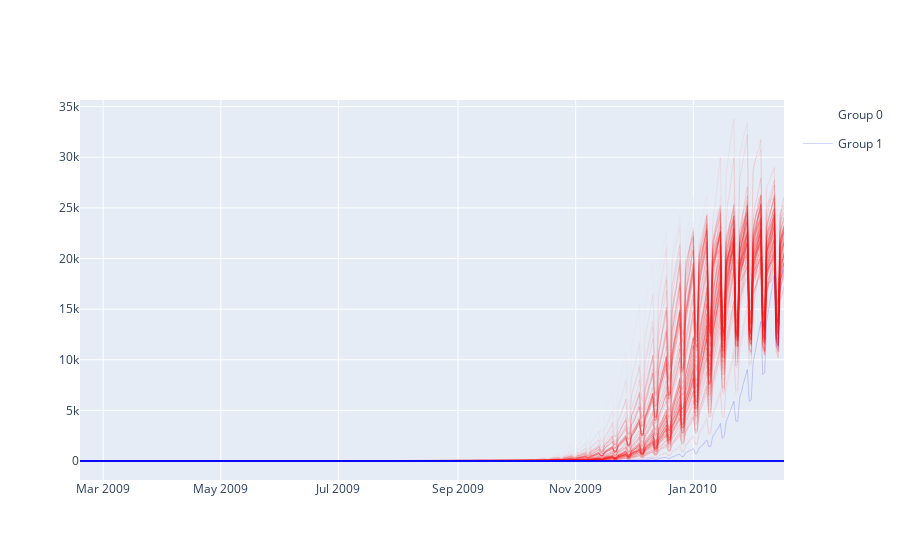

Notebook source saved alongside this figure:
### Code cell
fig = go.Figure()

# Create a set to track groups already added to the legend
legend_groups = set()

# df_roll = df_pivot.rolling(7).median().dropna()

for curve in df_info.sort_values('centrality', ascending=True).index:
    c_gr = df_info['group'][curve]
    c_cen = df_info['centrality'][curve]

    # Check if the group has already been added to the legend
    show_legend = c_gr not in legend_groups
    if show_legend:
        legend_groups.add(c_gr)  # Add group to the set

    fig.add_trace(go.Scatter(
        name=f'Group {c_gr}' if show_legend else "",  # Only add name if it's the first curve in the group
        x=df_pivot.index,
        y=df_pivot[curve],
        marker=dict(color=color_to_rgba(cmap[c_gr], c_cen)),
        line=dict(width=(c_cen/2)**2),
        mode='lines',
        showlegend=show_legend,  # Show legend only for the first curve of the group
        legendgroup=str(c_gr)  # Assign to legend group
    ))

fig.show()

### Figure 1 — Plotly figure (JSON) as saved in the notebook; plotly's stock layout.template omitted (floating-point values rounded to 4 significant figures; data arrays with more than 128 entries replaced by an {"elided": "..."} marker saying what was removed)
{"data": [{"legendgroup": "0", "line": {"width": 0}, "marker": {"color": "rgba(204, 204, 204, 0.0)"}, "mode": "lines", "name": "Group 0", "showlegend": true, "type": "scatter", "x": {"elided": "366 str values"}, "y": {"elided": "366 int values"}}, {"legendgroup": "0", "line": {"width": 0.00214}, "marker": {"color": "rgba(208, 185, 185, 0.09253101346905623)"}, "mode": "lines", "name": "", "showlegend": false, "type": "scatter", "x": {"elided": "366 str values"}, "y": {"elided": "366 int values"}}, {"legendgroup": "0", "line": {"width": 0.07192}, "marker": {"color": "rgba(231, 94, 94, 0.5363743864746369)"}, "mode": "lines", "name": "", "showlegend": false, "type": "scatter", "x": {"elided": "366 str values"}, "y": {"elided": "366 int values"}}, {"legendgroup": "0", "line": {"width": 0.07511}, "marker": {"color": "rgba(231, 92, 92, 0.5481079090594532)"}, "mode": "lines", "name": "", "showlegend": false, "type": "scatter", "x": {"elided": "366 str values"}, "y": {"elided": "366 int values"}}, {"legendgroup": "0", "line": {"width": 0.09483}, "marker": {"color": "rgba(235, 78, 78, 0.615878498617794)"}, "mode": "lines", "name": "", "showlegend": false, "type": "scatter", "x": {"elided": "366 str values"}, "y": {"elided": "366 int values"}}, {"legendgroup": "0", "line": {"width": 0.09591}, "marker": {"color": "rgba(235, 77, 77, 0.6193771284076326)"}, "mode": "lines", "name": "", "showlegend": false, "type": "scatter", "x": {"elided": "366 str values"}, "y": {"elided": "366 int values"}}, {"legendgroup": "0", "line": {"width": 0.09915}, "marker": {"color": "rgba(236, 75, 75, 0.6297675889534399)"}, "mode": "lines", "name": "", "showlegend": false, "type": "scatter", "x": {"elided": "366 str values"}, "y": {"elided": "366 int values"}}, {"legendgroup": "0", "line": {"width": 0.1016}, "marker": {"color": "rgba(236, 73, 73, 0.6375487092762409)"}, "mode": "lines", "name": "", "showlegend": false, "type": "scatter", "x": {"elided": "366 str values"}, "y": {"elided": "366 int values"}}, {"legendgroup": "0", "line": {"width": 0.1239}, "marker": {"color": "rgba(239, 60, 60, 0.7039095464499537)"}, "mode": "lines", "name": "", "showlegend": false, "type": "scatter", "x": {"elided": "366 str values"}, "y": {"elided": "366 int values"}}, {"legendgroup": "0", "line": {"width": 0.1311}, "marker": {"color": "rgba(240, 56, 56, 0.7242505562156576)"}, "mode": "lines", "name": "", "showlegend": false, "type": "scatter", "x": {"elided": "366 str values"}, "y": {"elided": "366 int values"}}, {"legendgroup": "0", "line": {"width": 0.1314}, "marker": {"color": "rgba(240, 56, 56, 0.7250312434975937)"}, "mode": "lines", "name": "", "showlegend": false, "type": "scatter", "x": {"elided": "366 str values"}, "y": {"elided": "366 int values"}}, {"legendgroup": "0", "line": {"width": 0.1383}, "marker": {"color": "rgba(241, 52, 52, 0.743809682616506)"}, "mode": "lines", "name": "", "showlegend": false, "type": "scatter", "x": {"elided": "366 str values"}, "y": {"elided": "366 int values"}}, {"legendgroup": "0", "line": {"width": 0.1394}, "marker": {"color": "rgba(242, 51, 51, 0.7468361165263148)"}, "mode": "lines", "name": "", "showlegend": false, "type": "scatter", "x": {"elided": "366 str values"}, "y": {"elided": "366 int values"}}, {"legendgroup": "0", "line": {"width": 0.1408}, "marker": {"color": "rgba(242, 50, 50, 0.7505143507344947)"}, "mode": "lines", "name": "", "showlegend": false, "type": "scatter", "x": {"elided": "366 str values"}, "y": {"elided": "366 int values"}}, {"legendgroup": "0", "line": {"width": 0.1417}, "marker": {"color": "rgba(242, 50, 50, 0.752749659093398)"}, "mode": "lines", "name": "", "showlegend": false, "type": "scatter", "x": {"elided": "366 str values"}, "y": {"elided": "366 int values"}}, {"legendgroup": "0", "line": {"width": 0.1436}, "marker": {"color": "rgba(242, 49, 49, 0.7578014916381561)"}, "mode": "lines", "name": "", "showlegend": false, "type": "scatter", "x": {"elided": "366 str values"}, "y": {"elided": "366 int values"}}, {"legendgroup": "0", "line": {"width": 0.1465}, "marker": {"color": "rgba(243, 47, 47, 0.7654631482909716)"}, "mode": "lines", "name": "", "showlegend": false, "type": "scatter", "x": {"elided": "366 str values"}, "y": {"elided": "366 int values"}}, {"legendgroup": "0", "line": {"width": 0.1472}, "marker": {"color": "rgba(243, 47, 47, 0.7673387513652976)"}, "mode": "lines", "name": "", "showlegend": false, "type": "scatter", "x": {"elided": "366 str values"}, "y": {"elided": "366 int values"}}, {"legendgroup": "0", "line": {"width": 0.149}, "marker": {"color": "rgba(243, 46, 46, 0.7720516470009848)"}, "mode": "lines", "name": "", "showlegend": false, "type": "scatter", "x": {"elided": "366 str values"}, "y": {"elided": "366 int values"}}, {"legendgroup": "0", "line": {"width": 0.1495}, "marker": {"color": "rgba(243, 46, 46, 0.7733552908195834)"}, "mode": "lines", "name": "", "showlegend": false, "type": "scatter", "x": {"elided": "366 str values"}, "y": {"elided": "366 int values"}}, {"legendgroup": "0", "line": {"width": 0.1518}, "marker": {"color": "rgba(243, 45, 45, 0.7793397372505961)"}, "mode": "lines", "name": "", "showlegend": false, "type": "scatter", "x": {"elided": "366 str values"}, "y": {"elided": "366 int values"}}, {"legendgroup": "0", "line": {"width": 0.1552}, "marker": {"color": "rgba(244, 43, 43, 0.7880347474630165)"}, "mode": "lines", "name": "", "showlegend": false, "type": "scatter", "x": {"elided": "366 str values"}, "y": {"elided": "366 int values"}}, {"legendgroup": "0", "line": {"width": 0.1564}, "marker": {"color": "rgba(244, 42, 42, 0.7910397753215443)"}, "mode": "lines", "name": "", "showlegend": false, "type": "scatter", "x": {"elided": "366 str values"}, "y": {"elided": "366 int values"}}, {"legendgroup": "0", "line": {"width": 0.1576}, "marker": {"color": "rgba(244, 42, 42, 0.7938858516302031)"}, "mode": "lines", "name": "", "showlegend": false, "type": "scatter", "x": {"elided": "366 str values"}, "y": {"elided": "366 int values"}}, {"legendgroup": "0", "line": {"width": 0.1599}, "marker": {"color": "rgba(244, 40, 40, 0.7998429633742266)"}, "mode": "lines", "name": "", "showlegend": false, "type": "scatter", "x": {"elided": "366 str values"}, "y": {"elided": "366 int values"}}, {"legendgroup": "0", "line": {"width": 0.1654}, "marker": {"color": "rgba(245, 38, 38, 0.8134828130770849)"}, "mode": "lines", "name": "", "showlegend": false, "type": "scatter", "x": {"elided": "366 str values"}, "y": {"elided": "366 int values"}}, {"legendgroup": "0", "line": {"width": 0.167}, "marker": {"color": "rgba(245, 37, 37, 0.817192836052983)"}, "mode": "lines", "name": "", "showlegend": false, "type": "scatter", "x": {"elided": "366 str values"}, "y": {"elided": "366 int values"}}, {"legendgroup": "0", "line": {"width": 0.1682}, "marker": {"color": "rgba(245, 36, 36, 0.8203596992825121)"}, "mode": "lines", "name": "", "showlegend": false, "type": "scatter", "x": {"elided": "366 str values"}, "y": {"elided": "366 int values"}}, {"legendgroup": "0", "line": {"width": 0.1688}, "marker": {"color": "rgba(245, 36, 36, 0.8217589186627609)"}, "mode": "lines", "name": "", "showlegend": false, "type": "scatter", "x": {"elided": "366 str values"}, "y": {"elided": "366 int values"}}, {"legendgroup": "0", "line": {"width": 0.1694}, "marker": {"color": "rgba(245, 36, 36, 0.8230623412662356)"}, "mode": "lines", "name": "", "showlegend": false, "type": "scatter", "x": {"elided": "366 str values"}, "y": {"elided": "366 int values"}}, {"legendgroup": "0", "line": {"width": 0.1701}, "marker": {"color": "rgba(246, 35, 35, 0.8249832213087246)"}, "mode": "lines", "name": "", "showlegend": false, "type": "scatter", "x": {"elided": "366 str values"}, "y": {"elided": "366 int values"}}, {"legendgroup": "0", "line": {"width": 0.172}, "marker": {"color": "rgba(246, 34, 34, 0.8295097333151147)"}, "mode": "lines", "name": "", "showlegend": false, "type": "scatter", "x": {"elided": "366 str values"}, "y": {"elided": "366 int values"}}, {"legendgroup": "0", "line": {"width": 0.1734}, "marker": {"color": "rgba(246, 34, 34, 0.8327751349970548)"}, "mode": "lines", "name": "", "showlegend": false, "type": "scatter", "x": {"elided": "366 str values"}, "y": {"elided": "366 int values"}}, {"legendgroup": "0", "line": {"width": 0.1745}, "marker": {"color": "rgba(246, 33, 33, 0.8354898412903589)"}, "mode": "lines", "name": "", "showlegend": false, "type": "scatter", "x": {"elided": "366 str values"}, "y": {"elided": "366 int values"}}, {"legendgroup": "0", "line": {"width": 0.175}, "marker": {"color": "rgba(246, 33, 33, 0.8366837366184676)"}, "mode": "lines", "name": "", "showlegend": false, "type": "scatter", "x": {"elided": "366 str values"}, "y": {"elided": "366 int values"}}, {"legendgroup": "0", "line": {"width": 0.1768}, "marker": {"color": "rgba(246, 32, 32, 0.8408635319254023)"}, "mode": "lines", "name": "", "showlegend": false, "type": "scatter", "x": {"elided": "366 str values"}, "y": {"elided": "366 int values"}}, {"legendgroup": "0", "line": {"width": 0.1775}, "marker": {"color": "rgba(246, 32, 32, 0.8427039170235417)"}, "mode": "lines", "name": "", "showlegend": false, "type": "scatter", "x": {"elided": "366 str values"}, "y": {"elided": "366 int values"}}, {"legendgroup": "0", "line": {"width": 0.1779}, "marker": {"color": "rgba(247, 31, 31, 0.8436424689151233)"}, "mode": "lines", "name": "", "showlegend": false, "type": "scatter", "x": {"elided": "366 str values"}, "y": {"elided": "366 int values"}}, {"legendgroup": "0", "line": {"width": 0.1784}, "marker": {"color": "rgba(247, 31, 31, 0.8447189031711739)"}, "mode": "lines", "name": "", "showlegend": false, "type": "scatter", "x": {"elided": "366 str values"}, "y": {"elided": "366 int values"}}, {"legendgroup": "0", "line": {"width": 0.1797}, "marker": {"color": "rgba(247, 31, 31, 0.8477300723677248)"}, "mode": "lines", "name": "", "showlegend": false, "type": "scatter", "x": {"elided": "366 str values"}, "y": {"elided": "366 int values"}}, {"legendgroup": "0", "line": {"width": 0.1803}, "marker": {"color": "rgba(247, 30, 30, 0.8491693507231421)"}, "mode": "lines", "name": "", "showlegend": false, "type": "scatter", "x": {"elided": "366 str values"}, "y": {"elided": "366 int values"}}, {"legendgroup": "0", "line": {"width": 0.1806}, "marker": {"color": "rgba(247, 30, 30, 0.8499284360154534)"}, "mode": "lines", "name": "", "showlegend": false, "type": "scatter", "x": {"elided": "366 str values"}, "y": {"elided": "366 int values"}}, {"legendgroup": "0", "line": {"width": 0.1807}, "marker": {"color": "rgba(247, 30, 30, 0.8502158960421011)"}, "mode": "lines", "name": "", "showlegend": false, "type": "scatter", "x": {"elided": "366 str values"}, "y": {"elided": "366 int values"}}, {"legendgroup": "0", "line": {"width": 0.1819}, "marker": {"color": "rgba(247, 29, 29, 0.8529862639731609)"}, "mode": "lines", "name": "", "showlegend": false, "type": "scatter", "x": {"elided": "366 str values"}, "y": {"elided": "366 int values"}}, {"legendgroup": "0", "line": {"width": 0.1824}, "marker": {"color": "rgba(247, 29, 29, 0.8541773526058245)"}, "mode": "lines", "name": "", "showlegend": false, "type": "scatter", "x": {"elided": "366 str values"}, "y": {"elided": "366 int values"}}, {"legendgroup": "0", "line": {"width": 0.1829}, "marker": {"color": "rgba(247, 29, 29, 0.8553367116550654)"}, "mode": "lines", "name": "", "showlegend": false, "type": "scatter", "x": {"elided": "366 str values"}, "y": {"elided": "366 int values"}}, {"legendgroup": "0", "line": {"width": 0.1831}, "marker": {"color": "rgba(247, 29, 29, 0.855915544357814)"}, "mode": "lines", "name": "", "showlegend": false, "type": "scatter", "x": {"elided": "366 str values"}, "y": {"elided": "366 int values"}}, {"legendgroup": "0", "line": {"width": 0.1835}, "marker": {"color": "rgba(247, 29, 29, 0.8567444184023272)"}, "mode": "lines", "name": "", "showlegend": false, "type": "scatter", "x": {"elided": "366 str values"}, "y": {"elided": "366 int values"}}, {"legendgroup": "0", "line": {"width": 0.1836}, "marker": {"color": "rgba(247, 29, 29, 0.8570468736915395)"}, "mode": "lines", "name": "", "showlegend": false, "type": "scatter", "x": {"elided": "366 str values"}, "y": {"elided": "366 int values"}}, {"legendgroup": "0", "line": {"width": 0.1837}, "marker": {"color": "rgba(247, 29, 29, 0.8570952603558922)"}, "mode": "lines", "name": "", "showlegend": false, "type": "scatter", "x": {"elided": "366 str values"}, "y": {"elided": "366 int values"}}, {"legendgroup": "0", "line": {"width": 0.1838}, "marker": {"color": "rgba(247, 29, 29, 0.857433925118547)"}, "mode": "lines", "name": "", "showlegend": false, "type": "scatter", "x": {"elided": "366 str values"}, "y": {"elided": "366 int values"}}, {"legendgroup": "0", "line": {"width": 0.1842}, "marker": {"color": "rgba(247, 28, 28, 0.8584816493216016)"}, "mode": "lines", "name": "", "showlegend": false, "type": "scatter", "x": {"elided": "366 str values"}, "y": {"elided": "366 int values"}}, {"legendgroup": "0", "line": {"width": 0.1849}, "marker": {"color": "rgba(247, 28, 28, 0.8601014977906956)"}, "mode": "lines", "name": "", "showlegend": false, "type": "scatter", "x": {"elided": "366 str values"}, "y": {"elided": "366 int values"}}, {"legendgroup": "0", "line": {"width": 0.1855}, "marker": {"color": "rgba(247, 28, 28, 0.8613637706664393)"}, "mode": "lines", "name": "", "showlegend": false, "type": "scatter", "x": {"elided": "366 str values"}, "y": {"elided": "366 int values"}}, {"legendgroup": "0", "line": {"width": 0.1865}, "marker": {"color": "rgba(248, 27, 27, 0.8637425568816907)"}, "mode": "lines", "name": "", "showlegend": false, "type": "scatter", "x": {"elided": "366 str values"}, "y": {"elided": "366 int values"}}, {"legendgroup": "0", "line": {"width": 0.1868}, "marker": {"color": "rgba(248, 27, 27, 0.8643812304220898)"}, "mode": "lines", "name": "", "showlegend": false, "type": "scatter", "x": {"elided": "366 str values"}, "y": {"elided": "366 int values"}}, {"legendgroup": "0", "line": {"width": 0.1869}, "marker": {"color": "rgba(248, 27, 27, 0.8646173218393026)"}, "mode": "lines", "name": "", "showlegend": false, "type": "scatter", "x": {"elided": "366 str values"}, "y": {"elided": "366 int values"}}, {"legendgroup": "0", "line": {"width": 0.1877}, "marker": {"color": "rgba(248, 27, 27, 0.8665194047100029)"}, "mode": "lines", "name": "", "showlegend": false, "type": "scatter", "x": {"elided": "366 str values"}, "y": {"elided": "366 int values"}}, {"legendgroup": "0", "line": {"width": 0.1879}, "marker": {"color": "rgba(248, 27, 27, 0.8669318146729026)"}, "mode": "lines", "name": "", "showlegend": false, "type": "scatter", "x": {"elided": "366 str values"}, "y": {"elided": "366 int values"}}, {"legendgroup": "0", "line": {"width": 0.1879}, "marker": {"color": "rgba(248, 27, 27, 0.8669370184649825)"}, "mode": "lines", "name": "", "showlegend": false, "type": "scatter", "x": {"elided": "366 str values"}, "y": {"elided": "366 int values"}}, {"legendgroup": "0", "line": {"width": 0.1887}, "marker": {"color": "rgba(248, 26, 26, 0.8688885433820581)"}, "mode": "lines", "name": "", "showlegend": false, "type": "scatter", "x": {"elided": "366 str values"}, "y": {"elided": "366 int values"}}, {"legendgroup": "0", "line": {"width": 0.1888}, "marker": {"color": "rgba(248, 26, 26, 0.8690754154052471)"}, "mode": "lines", "name": "", "showlegend": false, "type": "scatter", "x": {"elided": "366 str values"}, "y": {"elided": "366 int values"}}, {"legendgroup": "0", "line": {"width": 0.1907}, "marker": {"color": "rgba(248, 25, 25, 0.8734963961117583)"}, "mode": "lines", "name": "", "showlegend": false, "type": "scatter", "x": {"elided": "366 str values"}, "y": {"elided": "366 int values"}}, {"legendgroup": "0", "line": {"width": 0.1912}, "marker": {"color": "rgba(248, 25, 25, 0.8744306343858124)"}, "mode": "lines", "name": "", "showlegend": false, "type": "scatter", "x": {"elided": "366 str values"}, "y": {"elided": "366 int values"}}, {"legendgroup": "0", "line": {"width": 0.1914}, "marker": {"color": "rgba(248, 25, 25, 0.8749338189860764)"}, "mode": "lines", "name": "", "showlegend": false, "type": "scatter", "x": {"elided": "366 str values"}, "y": {"elided": "366 int values"}}, {"legendgroup": "0", "line": {"width": 0.1919}, "marker": {"color": "rgba(248, 25, 25, 0.8760498559933481)"}, "mode": "lines", "name": "", "showlegend": false, "type": "scatter", "x": {"elided": "366 str values"}, "y": {"elided": "366 int values"}}, {"legendgroup": "0", "line": {"width": 0.192}, "marker": {"color": "rgba(248, 25, 25, 0.8764501674074835)"}, "mode": "lines", "name": "", "showlegend": false, "type": "scatter", "x": {"elided": "366 str values"}, "y": {"elided": "366 int values"}}, {"legendgroup": "0", "line": {"width": 0.1922}, "marker": {"color": "rgba(248, 25, 25, 0.8768392047053003)"}, "mode": "lines", "name": "", "showlegend": false, "type": "scatter", "x": {"elided": "366 str values"}, "y": {"elided": "366 int values"}}, {"legendgroup": "0", "line": {"width": 0.1935}, "marker": {"color": "rgba(248, 24, 24, 0.8798765891764857)"}, "mode": "lines", "name": "", "showlegend": false, "type": "scatter", "x": {"elided": "366 str values"}, "y": {"elided": "366 int values"}}, {"legendgroup": "0", "line": {"width": 0.1942}, "marker": {"color": "rgba(248, 24, 24, 0.8812650909294144)"}, "mode": "lines", "name": "", "showlegend": false, "type": "scatter", "x": {"elided": "366 str values"}, "y": {"elided": "366 int values"}}, {"legendgroup": "0", "line": {"width": 0.1948}, "marker": {"color": "rgba(249, 23, 23, 0.8827671634335686)"}, "mode": "lines", "name": "", "showlegend": false, "type": "scatter", "x": {"elided": "366 str values"}, "y": {"elided": "366 int values"}}, {"legendgroup": "0", "line": {"width": 0.1948}, "marker": {"color": "rgba(249, 23, 23, 0.8827897055377201)"}, "mode": "lines", "name": "", "showlegend": false, "type": "scatter", "x": {"elided": "366 str values"}, "y": {"elided": "366 int values"}}, {"legendgroup": "0", "line": {"width": 0.1949}, "marker": {"color": "rgba(249, 23, 23, 0.8830577797281082)"}, "mode": "lines", "name": "", "showlegend": false, "type": "scatter", "x": {"elided": "366 str values"}, "y": {"elided": "366 int values"}}, {"legendgroup": "0", "line": {"width": 0.1956}, "marker": {"color": "rgba(249, 23, 23, 0.8844751290490752)"}, "mode": "lines", "name": "", "showlegend": false, "type": "scatter", "x": {"elided": "366 str values"}, "y": {"elided": "366 int values"}}, {"legendgroup": "0", "line": {"width": 0.1958}, "marker": {"color": "rgba(249, 23, 23, 0.884940902712587)"}, "mode": "lines", "name": "", "showlegend": false, "type": "scatter", "x": {"elided": "366 str values"}, "y": {"elided": "366 int values"}}, {"legendgroup": "0", "line": {"width": 0.1961}, "marker": {"color": "rgba(249, 23, 23, 0.8856282091254821)"}, "mode": "lines", "name": "", "showlegend": false, "type": "scatter", "x": {"elided": "366 str values"}, "y": {"elided": "366 int values"}}, {"legendgroup": "1", "line": {"width": 0.2105}, "marker": {"color": "rgba(16, 16, 250, 0.9177029024611554)"}, "mode": "lines", "name": "Group 1", "showlegend": true, "type": "scatter", "x": {"elided": "366 str values"}, "y": {"elided": "366 int values"}}, {"legendgroup": "1", "line": {"width": 0.25}, "marker": {"color": "rgba(0, 0, 255, 1.0)"}, "mode": "lines", "name": "", "showlegend": false, "type": "scatter", "x": {"elided": "366 str values"}, "y": {"elided": "366 int values"}}, {"legendgroup": "1", "line": {"width": 0.25}, "marker": {"color": "rgba(0, 0, 255, 1.0)"}, "mode": "lines", "name": "", "showlegend": false, "type": "scatter", "x": {"elided": "366 str values"}, "y": {"elided": "366 int values"}}, {"legendgroup": "1", "line": {"width": 0.25}, "marker": {"color": "rgba(0, 0, 255, 1.0)"}, "mode": "lines", "name": "", "showlegend": false, "type": "scatter", "x": {"elided": "366 str values"}, "y": {"elided": "366 int values"}}, {"legendgroup": "1", "line": {"width": 0.25}, "marker": {"color": "rgba(0, 0, 255, 1.0)"}, "mode": "lines", "name": "", "showlegend": false, "type": "scatter", "x": {"elided": "366 str values"}, "y": {"elided": "366 int values"}}, {"legendgroup": "1", "line": {"width": 0.25}, "marker": {"color": "rgba(0, 0, 255, 1.0)"}, "mode": "lines", "name": "", "showlegend": false, "type": "scatter", "x": {"elided": "366 str values"}, "y": {"elided": "366 int values"}}, {"legendgroup": "1", "line": {"width": 0.25}, "marker": {"color": "rgba(0, 0, 255, 1.0)"}, "mode": "lines", "name": "", "showlegend": false, "type": "scatter", "x": {"elided": "366 str values"}, "y": {"elided": "366 int values"}}, {"legendgroup": "1", "line": {"width": 0.25}, "marker": {"color": "rgba(0, 0, 255, 1.0)"}, "mode": "lines", "name": "", "showlegend": false, "type": "scatter", "x": {"elided": "366 str values"}, "y": {"elided": "366 int values"}}, {"legendgroup": "1", "line": {"width": 0.25}, "marker": {"color": "rgba(0, 0, 255, 1.0)"}, "mode": "lines", "name": "", "showlegend": false, "type": "scatter", "x": {"elided": "366 str values"}, "y": {"elided": "366 int values"}}, {"legendgroup": "1", "line": {"width": 0.25}, "marker": {"color": "rgba(0, 0, 255, 1.0)"}, "mode": "lines", "name": "", "showlegend": false, "type": "scatter", "x": {"elided": "366 str values"}, "y": {"elided": "366 int values"}}, {"legendgroup": "1", "line": {"width": 0.25}, "marker": {"color": "rgba(0, 0, 255, 1.0)"}, "mode": "lines", "name": "", "showlegend": false, "type": "scatter", "x": {"elided": "366 str values"}, "y": {"elided": "366 int values"}}, {"legendgroup": "1", "line": {"width": 0.25}, "marker": {"color": "rgba(0, 0, 255, 1.0)"}, "mode": "lines", "name": "", "showlegend": false, "type": "scatter", "x": {"elided": "366 str values"}, "y": {"elided": "366 int values"}}, {"legendgroup": "1", "line": {"width": 0.25}, "marker": {"color": "rgba(0, 0, 255, 1.0)"}, "mode": "lines", "name": "", "showlegend": false, "type": "scatter", "x": {"elided": "366 str values"}, "y": {"elided": "366 int values"}}, {"legendgroup": "1", "line": {"width": 0.25}, "marker": {"color": "rgba(0, 0, 255, 1.0)"}, "mode": "lines", "name": "", "showlegend": false, "type": "scatter", "x": {"elided": "366 str values"}, "y": {"elided": "366 int values"}}, {"legendgroup": "1", "line": {"width": 0.25}, "marker": {"color": "rgba(0, 0, 255, 1.0)"}, "mode": "lines", "name": "", "showlegend": false, "type": "scatter", "x": {"elided": "366 str values"}, "y": {"elided": "366 int values"}}, {"legendgroup": "1", "line": {"width": 0.25}, "marker": {"color": "rgba(0, 0, 255, 1.0)"}, "mode": "lines", "name": "", "showlegend": false, "type": "scatter", "x": {"elided": "366 str values"}, "y": {"elided": "366 int values"}}, {"legendgroup": "1", "line": {"width": 0.25}, "marker": {"color": "rgba(0, 0, 255, 1.0)"}, "mode": "lines", "name": "", "showlegend": false, "type": "scatter", "x": {"elided": "366 str values"}, "y": {"elided": "366 int values"}}, {"legendgroup": "1", "line": {"width": 0.25}, "marker": {"color": "rgba(0, 0, 255, 1.0)"}, "mode": "lines", "name": "", "showlegend": false, "type": "scatter", "x": {"elided": "366 str values"}, "y": {"elided": "366 int values"}}, {"legendgroup": "1", "line": {"width": 0.25}, "marker": {"color": "rgba(0, 0, 255, 1.0)"}, "mode": "lines", "name": "", "showlegend": false, "type": "scatter", "x": {"elided": "366 str values"}, "y": {"elided": "366 int values"}}, {"legendgroup": "1", "line": {"width": 0.25}, "marker": {"color": "rgba(0, 0, 255, 1.0)"}, "mode": "lines", "name": "", "showlegend": false, "type": "scatter", "x": {"elided": "366 str values"}, "y": {"elided": "366 int values"}}, {"legendgroup": "1", "line": {"width": 0.25}, "marker": {"color": "rgba(0, 0, 255, 1.0)"}, "mode": "lines", "name": "", "showlegend": false, "type": "scatter", "x": {"elided": "366 str values"}, "y": {"elided": "366 int values"}}, {"legendgroup": "1", "line": {"width": 0.25}, "marker": {"color": "rgba(0, 0, 255, 1.0)"}, "mode": "lines", "name": "", "showlegend": false, "type": "scatter", "x": {"elided": "366 str values"}, "y": {"elided": "366 int values"}}, {"legendgroup": "1", "line": {"width": 0.25}, "marker": {"color": "rgba(0, 0, 255, 1.0)"}, "mode": "lines", "name": "", "showlegend": false, "type": "scatter", "x": {"elided": "366 str values"}, "y": {"elided": "366 int values"}}, {"legendgroup": "1", "line": {"width": 0.25}, "marker": {"color": "rgba(0, 0, 255, 1.0)"}, "mode": "lines", "name": "", "showlegend": false, "type": "scatter", "x": {"elided": "366 str values"}, "y": {"elided": "366 int values"}}], "layout": {}}
